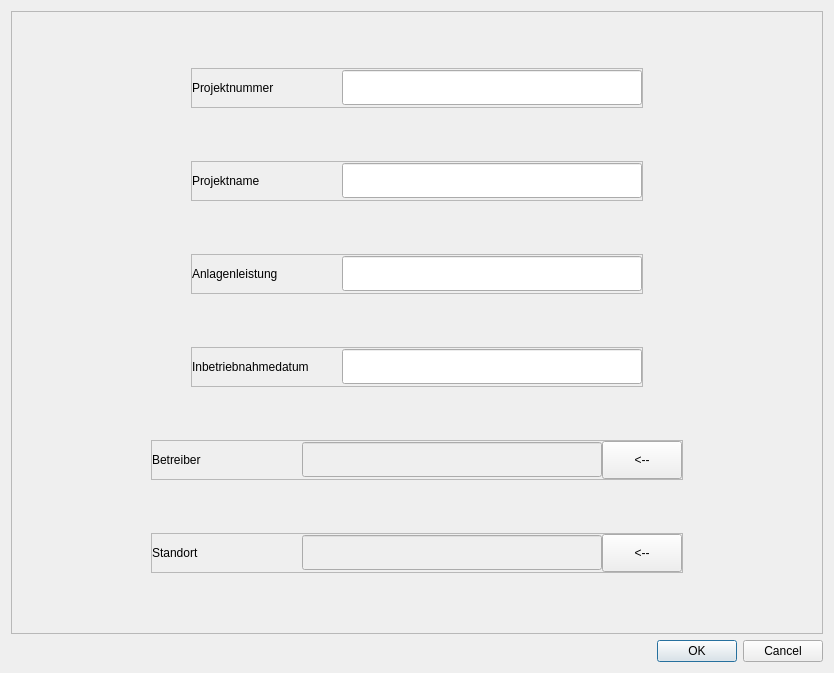
<?xml version="1.0" encoding="UTF-8"?>
<ui version="4.0">
 <class>ProjectAttrDialog</class>
 <widget class="QDialog" name="ProjectAttrDialog">
  <property name="geometry">
   <rect>
    <x>0</x>
    <y>0</y>
    <width>834</width>
    <height>673</height>
   </rect>
  </property>
  <property name="sizePolicy">
   <sizepolicy hsizetype="Expanding" vsizetype="Expanding">
    <horstretch>0</horstretch>
    <verstretch>0</verstretch>
   </sizepolicy>
  </property>
  <property name="windowTitle">
   <string>Dialog</string>
  </property>
  <layout class="QVBoxLayout" name="verticalLayout_2">
   <item>
    <widget class="QFrame" name="ProjectAttr">
     <property name="sizePolicy">
      <sizepolicy hsizetype="Expanding" vsizetype="Expanding">
       <horstretch>0</horstretch>
       <verstretch>0</verstretch>
      </sizepolicy>
     </property>
     <property name="minimumSize">
      <size>
       <width>0</width>
       <height>400</height>
      </size>
     </property>
     <property name="maximumSize">
      <size>
       <width>16777215</width>
       <height>16777215</height>
      </size>
     </property>
     <property name="frameShape">
      <enum>QFrame::StyledPanel</enum>
     </property>
     <property name="frameShadow">
      <enum>QFrame::Raised</enum>
     </property>
     <layout class="QVBoxLayout" name="verticalLayout">
      <item alignment="Qt::AlignHCenter">
       <widget class="QFrame" name="frame_2">
        <property name="sizePolicy">
         <sizepolicy hsizetype="Expanding" vsizetype="Expanding">
          <horstretch>0</horstretch>
          <verstretch>0</verstretch>
         </sizepolicy>
        </property>
        <property name="minimumSize">
         <size>
          <width>0</width>
          <height>40</height>
         </size>
        </property>
        <property name="maximumSize">
         <size>
          <width>16777215</width>
          <height>40</height>
         </size>
        </property>
        <property name="frameShape">
         <enum>QFrame::StyledPanel</enum>
        </property>
        <property name="frameShadow">
         <enum>QFrame::Raised</enum>
        </property>
        <layout class="QHBoxLayout" name="horizontalLayout">
         <property name="spacing">
          <number>0</number>
         </property>
         <property name="leftMargin">
          <number>0</number>
         </property>
         <property name="topMargin">
          <number>0</number>
         </property>
         <property name="rightMargin">
          <number>0</number>
         </property>
         <property name="bottomMargin">
          <number>0</number>
         </property>
         <item alignment="Qt::AlignRight">
          <widget class="QLabel" name="project_no_lbl">
           <property name="sizePolicy">
            <sizepolicy hsizetype="Expanding" vsizetype="Expanding">
             <horstretch>0</horstretch>
             <verstretch>0</verstretch>
            </sizepolicy>
           </property>
           <property name="minimumSize">
            <size>
             <width>150</width>
             <height>35</height>
            </size>
           </property>
           <property name="maximumSize">
            <size>
             <width>150</width>
             <height>35</height>
            </size>
           </property>
           <property name="text">
            <string>Projektnummer</string>
           </property>
          </widget>
         </item>
         <item alignment="Qt::AlignLeft">
          <widget class="QLineEdit" name="project_no_txt">
           <property name="sizePolicy">
            <sizepolicy hsizetype="Expanding" vsizetype="Expanding">
             <horstretch>0</horstretch>
             <verstretch>0</verstretch>
            </sizepolicy>
           </property>
           <property name="minimumSize">
            <size>
             <width>300</width>
             <height>35</height>
            </size>
           </property>
           <property name="maximumSize">
            <size>
             <width>300</width>
             <height>35</height>
            </size>
           </property>
          </widget>
         </item>
        </layout>
       </widget>
      </item>
      <item alignment="Qt::AlignHCenter">
       <widget class="QFrame" name="frame_4">
        <property name="sizePolicy">
         <sizepolicy hsizetype="Expanding" vsizetype="Expanding">
          <horstretch>0</horstretch>
          <verstretch>0</verstretch>
         </sizepolicy>
        </property>
        <property name="minimumSize">
         <size>
          <width>0</width>
          <height>40</height>
         </size>
        </property>
        <property name="maximumSize">
         <size>
          <width>16777215</width>
          <height>40</height>
         </size>
        </property>
        <property name="frameShape">
         <enum>QFrame::StyledPanel</enum>
        </property>
        <property name="frameShadow">
         <enum>QFrame::Raised</enum>
        </property>
        <layout class="QHBoxLayout" name="horizontalLayout_3">
         <property name="spacing">
          <number>0</number>
         </property>
         <property name="leftMargin">
          <number>0</number>
         </property>
         <property name="topMargin">
          <number>0</number>
         </property>
         <property name="rightMargin">
          <number>0</number>
         </property>
         <property name="bottomMargin">
          <number>0</number>
         </property>
         <item alignment="Qt::AlignRight">
          <widget class="QLabel" name="project_name_lbl">
           <property name="sizePolicy">
            <sizepolicy hsizetype="Expanding" vsizetype="Expanding">
             <horstretch>0</horstretch>
             <verstretch>0</verstretch>
            </sizepolicy>
           </property>
           <property name="minimumSize">
            <size>
             <width>150</width>
             <height>35</height>
            </size>
           </property>
           <property name="maximumSize">
            <size>
             <width>150</width>
             <height>35</height>
            </size>
           </property>
           <property name="text">
            <string>Projektname</string>
           </property>
          </widget>
         </item>
         <item alignment="Qt::AlignLeft">
          <widget class="QLineEdit" name="project_name_txt">
           <property name="sizePolicy">
            <sizepolicy hsizetype="Expanding" vsizetype="Expanding">
             <horstretch>0</horstretch>
             <verstretch>0</verstretch>
            </sizepolicy>
           </property>
           <property name="minimumSize">
            <size>
             <width>300</width>
             <height>35</height>
            </size>
           </property>
           <property name="maximumSize">
            <size>
             <width>300</width>
             <height>35</height>
            </size>
           </property>
          </widget>
         </item>
        </layout>
       </widget>
      </item>
      <item alignment="Qt::AlignHCenter">
       <widget class="QFrame" name="frame_8">
        <property name="sizePolicy">
         <sizepolicy hsizetype="Expanding" vsizetype="Expanding">
          <horstretch>0</horstretch>
          <verstretch>0</verstretch>
         </sizepolicy>
        </property>
        <property name="minimumSize">
         <size>
          <width>0</width>
          <height>40</height>
         </size>
        </property>
        <property name="maximumSize">
         <size>
          <width>16777215</width>
          <height>40</height>
         </size>
        </property>
        <property name="frameShape">
         <enum>QFrame::StyledPanel</enum>
        </property>
        <property name="frameShadow">
         <enum>QFrame::Raised</enum>
        </property>
        <layout class="QHBoxLayout" name="horizontalLayout_7">
         <property name="spacing">
          <number>0</number>
         </property>
         <property name="leftMargin">
          <number>0</number>
         </property>
         <property name="topMargin">
          <number>0</number>
         </property>
         <property name="rightMargin">
          <number>0</number>
         </property>
         <property name="bottomMargin">
          <number>0</number>
         </property>
         <item alignment="Qt::AlignRight">
          <widget class="QLabel" name="sys_perf_lbl">
           <property name="sizePolicy">
            <sizepolicy hsizetype="Expanding" vsizetype="Expanding">
             <horstretch>0</horstretch>
             <verstretch>0</verstretch>
            </sizepolicy>
           </property>
           <property name="minimumSize">
            <size>
             <width>150</width>
             <height>35</height>
            </size>
           </property>
           <property name="maximumSize">
            <size>
             <width>150</width>
             <height>35</height>
            </size>
           </property>
           <property name="text">
            <string>Anlagenleistung</string>
           </property>
          </widget>
         </item>
         <item alignment="Qt::AlignLeft">
          <widget class="QLineEdit" name="sys_perf_txt">
           <property name="sizePolicy">
            <sizepolicy hsizetype="Expanding" vsizetype="Expanding">
             <horstretch>0</horstretch>
             <verstretch>0</verstretch>
            </sizepolicy>
           </property>
           <property name="minimumSize">
            <size>
             <width>300</width>
             <height>35</height>
            </size>
           </property>
           <property name="maximumSize">
            <size>
             <width>300</width>
             <height>35</height>
            </size>
           </property>
          </widget>
         </item>
        </layout>
       </widget>
      </item>
      <item alignment="Qt::AlignHCenter">
       <widget class="QFrame" name="frame_7">
        <property name="sizePolicy">
         <sizepolicy hsizetype="Expanding" vsizetype="Expanding">
          <horstretch>0</horstretch>
          <verstretch>0</verstretch>
         </sizepolicy>
        </property>
        <property name="minimumSize">
         <size>
          <width>0</width>
          <height>40</height>
         </size>
        </property>
        <property name="maximumSize">
         <size>
          <width>16777215</width>
          <height>40</height>
         </size>
        </property>
        <property name="frameShape">
         <enum>QFrame::StyledPanel</enum>
        </property>
        <property name="frameShadow">
         <enum>QFrame::Raised</enum>
        </property>
        <layout class="QHBoxLayout" name="horizontalLayout_4">
         <property name="spacing">
          <number>0</number>
         </property>
         <property name="leftMargin">
          <number>0</number>
         </property>
         <property name="topMargin">
          <number>0</number>
         </property>
         <property name="rightMargin">
          <number>0</number>
         </property>
         <property name="bottomMargin">
          <number>0</number>
         </property>
         <item alignment="Qt::AlignRight">
          <widget class="QLabel" name="comission_date_lbl">
           <property name="sizePolicy">
            <sizepolicy hsizetype="Expanding" vsizetype="Expanding">
             <horstretch>0</horstretch>
             <verstretch>0</verstretch>
            </sizepolicy>
           </property>
           <property name="minimumSize">
            <size>
             <width>150</width>
             <height>35</height>
            </size>
           </property>
           <property name="maximumSize">
            <size>
             <width>150</width>
             <height>35</height>
            </size>
           </property>
           <property name="text">
            <string>Inbetriebnahmedatum</string>
           </property>
          </widget>
         </item>
         <item alignment="Qt::AlignLeft">
          <widget class="QLineEdit" name="comission_date_txt">
           <property name="sizePolicy">
            <sizepolicy hsizetype="Expanding" vsizetype="Expanding">
             <horstretch>0</horstretch>
             <verstretch>0</verstretch>
            </sizepolicy>
           </property>
           <property name="minimumSize">
            <size>
             <width>300</width>
             <height>35</height>
            </size>
           </property>
           <property name="maximumSize">
            <size>
             <width>300</width>
             <height>35</height>
            </size>
           </property>
          </widget>
         </item>
        </layout>
       </widget>
      </item>
      <item alignment="Qt::AlignHCenter">
       <widget class="QFrame" name="frame_10">
        <property name="sizePolicy">
         <sizepolicy hsizetype="Expanding" vsizetype="Expanding">
          <horstretch>0</horstretch>
          <verstretch>0</verstretch>
         </sizepolicy>
        </property>
        <property name="minimumSize">
         <size>
          <width>0</width>
          <height>40</height>
         </size>
        </property>
        <property name="maximumSize">
         <size>
          <width>16777215</width>
          <height>40</height>
         </size>
        </property>
        <property name="frameShape">
         <enum>QFrame::StyledPanel</enum>
        </property>
        <property name="frameShadow">
         <enum>QFrame::Raised</enum>
        </property>
        <layout class="QHBoxLayout" name="horizontalLayout_6">
         <property name="spacing">
          <number>0</number>
         </property>
         <property name="leftMargin">
          <number>0</number>
         </property>
         <property name="topMargin">
          <number>0</number>
         </property>
         <property name="rightMargin">
          <number>0</number>
         </property>
         <property name="bottomMargin">
          <number>0</number>
         </property>
         <item alignment="Qt::AlignRight">
          <widget class="QLabel" name="customer_address_lbl">
           <property name="sizePolicy">
            <sizepolicy hsizetype="Expanding" vsizetype="Expanding">
             <horstretch>0</horstretch>
             <verstretch>0</verstretch>
            </sizepolicy>
           </property>
           <property name="minimumSize">
            <size>
             <width>150</width>
             <height>35</height>
            </size>
           </property>
           <property name="maximumSize">
            <size>
             <width>150</width>
             <height>35</height>
            </size>
           </property>
           <property name="text">
            <string>Betreiber</string>
           </property>
          </widget>
         </item>
         <item alignment="Qt::AlignLeft">
          <widget class="QLineEdit" name="customer_address_txt">
           <property name="enabled">
            <bool>false</bool>
           </property>
           <property name="sizePolicy">
            <sizepolicy hsizetype="Expanding" vsizetype="Expanding">
             <horstretch>0</horstretch>
             <verstretch>0</verstretch>
            </sizepolicy>
           </property>
           <property name="minimumSize">
            <size>
             <width>300</width>
             <height>35</height>
            </size>
           </property>
           <property name="maximumSize">
            <size>
             <width>300</width>
             <height>35</height>
            </size>
           </property>
           <property name="clearButtonEnabled">
            <bool>false</bool>
           </property>
          </widget>
         </item>
         <item>
          <widget class="QPushButton" name="change_customer_adress_btn">
           <property name="sizePolicy">
            <sizepolicy hsizetype="Expanding" vsizetype="Expanding">
             <horstretch>0</horstretch>
             <verstretch>0</verstretch>
            </sizepolicy>
           </property>
           <property name="text">
            <string>&lt;--</string>
           </property>
          </widget>
         </item>
        </layout>
       </widget>
      </item>
      <item alignment="Qt::AlignHCenter">
       <widget class="QFrame" name="frame_9">
        <property name="sizePolicy">
         <sizepolicy hsizetype="Expanding" vsizetype="Expanding">
          <horstretch>0</horstretch>
          <verstretch>0</verstretch>
         </sizepolicy>
        </property>
        <property name="minimumSize">
         <size>
          <width>0</width>
          <height>40</height>
         </size>
        </property>
        <property name="maximumSize">
         <size>
          <width>16777215</width>
          <height>40</height>
         </size>
        </property>
        <property name="frameShape">
         <enum>QFrame::StyledPanel</enum>
        </property>
        <property name="frameShadow">
         <enum>QFrame::Raised</enum>
        </property>
        <layout class="QHBoxLayout" name="horizontalLayout_2">
         <property name="spacing">
          <number>0</number>
         </property>
         <property name="leftMargin">
          <number>0</number>
         </property>
         <property name="topMargin">
          <number>0</number>
         </property>
         <property name="rightMargin">
          <number>0</number>
         </property>
         <property name="bottomMargin">
          <number>0</number>
         </property>
         <item>
          <widget class="QLabel" name="loc_address_lbl">
           <property name="sizePolicy">
            <sizepolicy hsizetype="Expanding" vsizetype="Expanding">
             <horstretch>0</horstretch>
             <verstretch>0</verstretch>
            </sizepolicy>
           </property>
           <property name="minimumSize">
            <size>
             <width>150</width>
             <height>35</height>
            </size>
           </property>
           <property name="maximumSize">
            <size>
             <width>150</width>
             <height>35</height>
            </size>
           </property>
           <property name="text">
            <string>Standort</string>
           </property>
          </widget>
         </item>
         <item>
          <widget class="QLineEdit" name="loc_address_txt">
           <property name="enabled">
            <bool>false</bool>
           </property>
           <property name="sizePolicy">
            <sizepolicy hsizetype="Expanding" vsizetype="Expanding">
             <horstretch>0</horstretch>
             <verstretch>0</verstretch>
            </sizepolicy>
           </property>
           <property name="minimumSize">
            <size>
             <width>300</width>
             <height>35</height>
            </size>
           </property>
           <property name="maximumSize">
            <size>
             <width>300</width>
             <height>35</height>
            </size>
           </property>
          </widget>
         </item>
         <item>
          <widget class="QPushButton" name="change_loc_adress_btn">
           <property name="sizePolicy">
            <sizepolicy hsizetype="Expanding" vsizetype="Expanding">
             <horstretch>0</horstretch>
             <verstretch>0</verstretch>
            </sizepolicy>
           </property>
           <property name="text">
            <string>&lt;--</string>
           </property>
          </widget>
         </item>
        </layout>
       </widget>
      </item>
     </layout>
    </widget>
   </item>
   <item>
    <widget class="QDialogButtonBox" name="buttonBox">
     <property name="orientation">
      <enum>Qt::Horizontal</enum>
     </property>
     <property name="standardButtons">
      <set>QDialogButtonBox::Cancel|QDialogButtonBox::Ok</set>
     </property>
    </widget>
   </item>
  </layout>
 </widget>
 <resources/>
 <connections>
  <connection>
   <sender>buttonBox</sender>
   <signal>accepted()</signal>
   <receiver>ProjectAttrDialog</receiver>
   <slot>accept()</slot>
   <hints>
    <hint type="sourcelabel">
     <x>248</x>
     <y>254</y>
    </hint>
    <hint type="destinationlabel">
     <x>157</x>
     <y>274</y>
    </hint>
   </hints>
  </connection>
  <connection>
   <sender>buttonBox</sender>
   <signal>rejected()</signal>
   <receiver>ProjectAttrDialog</receiver>
   <slot>reject()</slot>
   <hints>
    <hint type="sourcelabel">
     <x>316</x>
     <y>260</y>
    </hint>
    <hint type="destinationlabel">
     <x>286</x>
     <y>274</y>
    </hint>
   </hints>
  </connection>
 </connections>
</ui>
